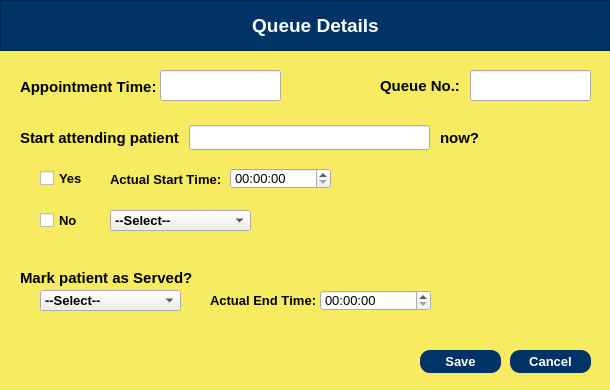
<?xml version="1.0" encoding="UTF-8"?>
<ui version="4.0">
 <class>Dialog</class>
 <widget class="QDialog" name="Dialog">
  <property name="geometry">
   <rect>
    <x>0</x>
    <y>0</y>
    <width>610</width>
    <height>390</height>
   </rect>
  </property>
  <property name="windowTitle">
   <string>Dialog</string>
  </property>
  <widget class="QWidget" name="widgetQueue" native="true">
   <property name="geometry">
    <rect>
     <x>0</x>
     <y>0</y>
     <width>610</width>
     <height>390</height>
    </rect>
   </property>
   <property name="maximumSize">
    <size>
     <width>720</width>
     <height>550</height>
    </size>
   </property>
   <property name="font">
    <font>
     <family>Arial</family>
     <kerning>false</kerning>
    </font>
   </property>
   <property name="styleSheet">
    <string notr="true">QWidget #widgetQueue {
	background-color:  rgb(246, 235, 97);
}</string>
   </property>
   <widget class="QFrame" name="frame">
    <property name="geometry">
     <rect>
      <x>0</x>
      <y>0</y>
      <width>610</width>
      <height>51</height>
     </rect>
    </property>
    <property name="font">
     <font>
      <family>Arial</family>
      <kerning>false</kerning>
     </font>
    </property>
    <property name="styleSheet">
     <string notr="true">background-color: rgb(0, 51, 102);
color: white;</string>
    </property>
    <property name="frameShape">
     <enum>QFrame::StyledPanel</enum>
    </property>
    <property name="frameShadow">
     <enum>QFrame::Raised</enum>
    </property>
    <widget class="QLabel" name="label">
     <property name="geometry">
      <rect>
       <x>210</x>
       <y>10</y>
       <width>211</width>
       <height>31</height>
      </rect>
     </property>
     <property name="font">
      <font>
       <family>Arial</family>
       <pointsize>14</pointsize>
       <weight>75</weight>
       <bold>true</bold>
       <kerning>false</kerning>
      </font>
     </property>
     <property name="text">
      <string>Queue Details</string>
     </property>
     <property name="alignment">
      <set>Qt::AlignCenter</set>
     </property>
    </widget>
   </widget>
   <widget class="QLabel" name="label_2">
    <property name="geometry">
     <rect>
      <x>20</x>
      <y>130</y>
      <width>161</width>
      <height>16</height>
     </rect>
    </property>
    <property name="font">
     <font>
      <family>Arial</family>
      <pointsize>11</pointsize>
      <weight>75</weight>
      <bold>true</bold>
      <kerning>false</kerning>
     </font>
    </property>
    <property name="text">
     <string>Start attending patient</string>
    </property>
    <property name="alignment">
     <set>Qt::AlignLeading|Qt::AlignLeft|Qt::AlignVCenter</set>
    </property>
   </widget>
   <widget class="QPushButton" name="pushBtnCancelQueue">
    <property name="geometry">
     <rect>
      <x>510</x>
      <y>350</y>
      <width>81</width>
      <height>23</height>
     </rect>
    </property>
    <property name="font">
     <font>
      <family>Arial</family>
      <pointsize>10</pointsize>
      <weight>75</weight>
      <bold>true</bold>
      <kerning>false</kerning>
     </font>
    </property>
    <property name="styleSheet">
     <string notr="true">background-color: rgb(0, 51, 102);
color: white;
border-radius: 10px;</string>
    </property>
    <property name="text">
     <string>Cancel</string>
    </property>
    <property name="checkable">
     <bool>false</bool>
    </property>
   </widget>
   <widget class="QPushButton" name="pushBtnSaveQueue">
    <property name="geometry">
     <rect>
      <x>420</x>
      <y>350</y>
      <width>81</width>
      <height>23</height>
     </rect>
    </property>
    <property name="font">
     <font>
      <family>Arial</family>
      <pointsize>10</pointsize>
      <weight>75</weight>
      <bold>true</bold>
      <kerning>false</kerning>
     </font>
    </property>
    <property name="styleSheet">
     <string notr="true">background-color: rgb(0, 51, 102);
color: white;
border-radius: 10px;</string>
    </property>
    <property name="text">
     <string>Save</string>
    </property>
    <property name="checkable">
     <bool>false</bool>
    </property>
   </widget>
   <widget class="QLineEdit" name="lineEditPatName">
    <property name="geometry">
     <rect>
      <x>189</x>
      <y>125</y>
      <width>241</width>
      <height>25</height>
     </rect>
    </property>
    <property name="font">
     <font>
      <family>Arial</family>
      <pointsize>10</pointsize>
      <kerning>false</kerning>
     </font>
    </property>
   </widget>
   <widget class="QLabel" name="label_9">
    <property name="geometry">
     <rect>
      <x>380</x>
      <y>76</y>
      <width>81</width>
      <height>20</height>
     </rect>
    </property>
    <property name="font">
     <font>
      <family>Arial</family>
      <pointsize>11</pointsize>
      <weight>75</weight>
      <bold>true</bold>
      <kerning>false</kerning>
     </font>
    </property>
    <property name="text">
     <string>Queue No.:</string>
    </property>
   </widget>
   <widget class="QLineEdit" name="lineEditQueueNo">
    <property name="geometry">
     <rect>
      <x>470</x>
      <y>70</y>
      <width>121</width>
      <height>31</height>
     </rect>
    </property>
    <property name="font">
     <font>
      <family>Arial</family>
      <pointsize>14</pointsize>
      <weight>75</weight>
      <bold>true</bold>
      <kerning>false</kerning>
     </font>
    </property>
    <property name="alignment">
     <set>Qt::AlignCenter</set>
    </property>
   </widget>
   <widget class="QLabel" name="label_3">
    <property name="geometry">
     <rect>
      <x>440</x>
      <y>130</y>
      <width>41</width>
      <height>16</height>
     </rect>
    </property>
    <property name="font">
     <font>
      <family>Arial</family>
      <pointsize>11</pointsize>
      <weight>75</weight>
      <bold>true</bold>
      <kerning>false</kerning>
     </font>
    </property>
    <property name="text">
     <string>now?</string>
    </property>
    <property name="alignment">
     <set>Qt::AlignLeading|Qt::AlignLeft|Qt::AlignVCenter</set>
    </property>
   </widget>
   <widget class="QCheckBox" name="checkBoxYes">
    <property name="geometry">
     <rect>
      <x>40</x>
      <y>170</y>
      <width>70</width>
      <height>17</height>
     </rect>
    </property>
    <property name="font">
     <font>
      <family>Arial</family>
      <pointsize>10</pointsize>
      <weight>75</weight>
      <bold>true</bold>
     </font>
    </property>
    <property name="text">
     <string>Yes</string>
    </property>
   </widget>
   <widget class="QCheckBox" name="checkBoxNo">
    <property name="geometry">
     <rect>
      <x>40</x>
      <y>210</y>
      <width>70</width>
      <height>21</height>
     </rect>
    </property>
    <property name="font">
     <font>
      <family>Arial</family>
      <pointsize>10</pointsize>
      <weight>75</weight>
      <bold>true</bold>
     </font>
    </property>
    <property name="text">
     <string>No</string>
    </property>
   </widget>
   <widget class="QComboBox" name="comboStatusNo">
    <property name="geometry">
     <rect>
      <x>110</x>
      <y>210</y>
      <width>141</width>
      <height>21</height>
     </rect>
    </property>
    <property name="font">
     <font>
      <family>Arial</family>
      <pointsize>10</pointsize>
      <weight>75</weight>
      <bold>true</bold>
     </font>
    </property>
    <item>
     <property name="text">
      <string>--Select--</string>
     </property>
    </item>
    <item>
     <property name="text">
      <string>Skipped</string>
     </property>
    </item>
   </widget>
   <widget class="QLabel" name="label_4">
    <property name="geometry">
     <rect>
      <x>20</x>
      <y>76</y>
      <width>141</width>
      <height>21</height>
     </rect>
    </property>
    <property name="font">
     <font>
      <family>Arial</family>
      <pointsize>11</pointsize>
      <weight>75</weight>
      <bold>true</bold>
      <kerning>false</kerning>
     </font>
    </property>
    <property name="text">
     <string>Appointment Time:</string>
    </property>
    <property name="alignment">
     <set>Qt::AlignLeading|Qt::AlignLeft|Qt::AlignVCenter</set>
    </property>
   </widget>
   <widget class="QLabel" name="label_5">
    <property name="geometry">
     <rect>
      <x>110</x>
      <y>171</y>
      <width>121</width>
      <height>16</height>
     </rect>
    </property>
    <property name="font">
     <font>
      <family>Arial</family>
      <pointsize>10</pointsize>
      <weight>75</weight>
      <bold>true</bold>
      <kerning>false</kerning>
     </font>
    </property>
    <property name="text">
     <string>Actual Start Time:</string>
    </property>
    <property name="alignment">
     <set>Qt::AlignLeading|Qt::AlignLeft|Qt::AlignVCenter</set>
    </property>
   </widget>
   <widget class="QTimeEdit" name="timeEditStartTime">
    <property name="geometry">
     <rect>
      <x>230</x>
      <y>168</y>
      <width>101</width>
      <height>21</height>
     </rect>
    </property>
    <property name="font">
     <font>
      <family>Arial</family>
      <pointsize>10</pointsize>
     </font>
    </property>
   </widget>
   <widget class="QLabel" name="label_6">
    <property name="geometry">
     <rect>
      <x>210</x>
      <y>292</y>
      <width>111</width>
      <height>16</height>
     </rect>
    </property>
    <property name="font">
     <font>
      <family>Arial</family>
      <pointsize>10</pointsize>
      <weight>75</weight>
      <bold>true</bold>
      <kerning>false</kerning>
     </font>
    </property>
    <property name="text">
     <string>Actual End Time:</string>
    </property>
    <property name="alignment">
     <set>Qt::AlignLeading|Qt::AlignLeft|Qt::AlignVCenter</set>
    </property>
   </widget>
   <widget class="QTimeEdit" name="timeEditEndTime">
    <property name="geometry">
     <rect>
      <x>320</x>
      <y>290</y>
      <width>111</width>
      <height>21</height>
     </rect>
    </property>
    <property name="font">
     <font>
      <family>Arial</family>
      <pointsize>10</pointsize>
     </font>
    </property>
   </widget>
   <widget class="QLabel" name="label_7">
    <property name="geometry">
     <rect>
      <x>20</x>
      <y>270</y>
      <width>181</width>
      <height>16</height>
     </rect>
    </property>
    <property name="font">
     <font>
      <family>Arial</family>
      <pointsize>11</pointsize>
      <weight>75</weight>
      <bold>true</bold>
      <kerning>false</kerning>
     </font>
    </property>
    <property name="text">
     <string>Mark patient as Served?</string>
    </property>
    <property name="alignment">
     <set>Qt::AlignLeading|Qt::AlignLeft|Qt::AlignVCenter</set>
    </property>
   </widget>
   <widget class="QComboBox" name="comboMarkServed">
    <property name="geometry">
     <rect>
      <x>40</x>
      <y>290</y>
      <width>141</width>
      <height>21</height>
     </rect>
    </property>
    <property name="font">
     <font>
      <family>Arial</family>
      <pointsize>10</pointsize>
      <weight>75</weight>
      <bold>true</bold>
     </font>
    </property>
    <item>
     <property name="text">
      <string>--Select--</string>
     </property>
    </item>
    <item>
     <property name="text">
      <string>Yes</string>
     </property>
    </item>
    <item>
     <property name="text">
      <string>No</string>
     </property>
    </item>
   </widget>
   <widget class="QLineEdit" name="lineEditAppTime">
    <property name="geometry">
     <rect>
      <x>160</x>
      <y>70</y>
      <width>121</width>
      <height>31</height>
     </rect>
    </property>
    <property name="font">
     <font>
      <family>Arial</family>
      <pointsize>14</pointsize>
      <weight>75</weight>
      <bold>true</bold>
      <kerning>false</kerning>
     </font>
    </property>
    <property name="alignment">
     <set>Qt::AlignCenter</set>
    </property>
   </widget>
  </widget>
 </widget>
 <resources/>
 <connections/>
</ui>
